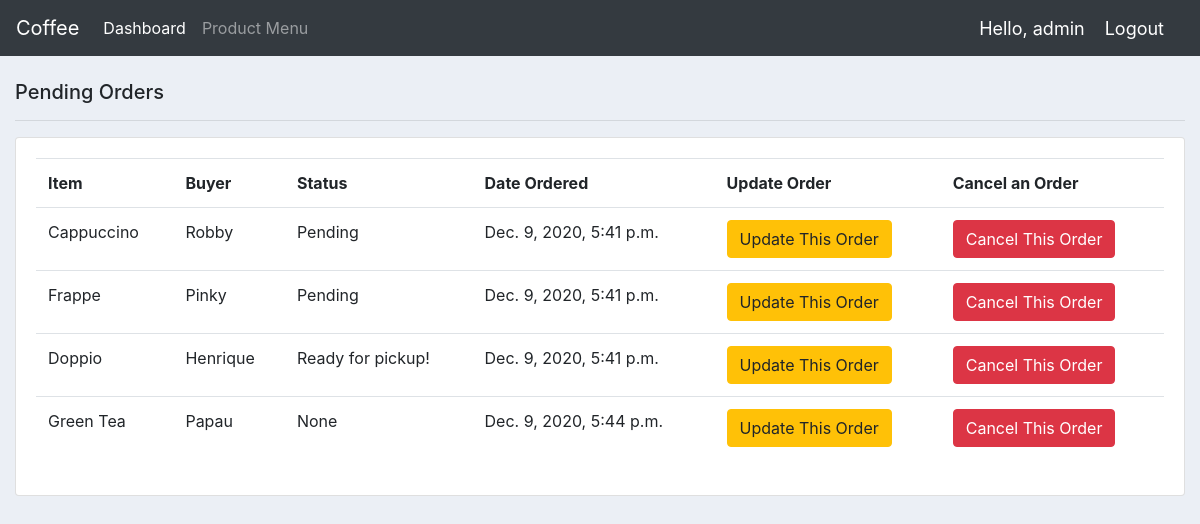
Screenshot of /employee/ (signed in) with the database file from the repository.
### accounts/models.py (models this page shows, shortened)
class Order(models.Model):
    STATUS = (
			('Pending', 'Pending'),
			('Ready for pickup!', 'Ready for pickup!'),
			)
    customer = models.CharField(max_length=200, null=True)
    product = models.ForeignKey(Product, null=True, on_delete= models.SET_NULL)
    date_created = models.DateTimeField(auto_now_add=True, null=True)
    status = models.CharField(max_length=200, null=True, choices=STATUS)

class Product(models.Model):
    CATEGORY = (
            ('Coffee', 'Coffee'),
            ('Tea', 'Tea'),
            ('Pastry', 'Pastry'),
    		)
    name = models.CharField(max_length=200, null=True)
    price = models.FloatField(null=True)
    category = models.CharField(max_length=200, null=True, choices=CATEGORY)
    tags = models.ManyToManyField(Tag)
    def __str__(self):
        return self.name

### accounts/views.py (the view)
# urls.py: path('employee/', views.employee, name='employee'),
@login_required(login_url='login')
def employee(request):
	orders = Order.objects.all()
	delivered = orders.filter(status='Delivered').count()
	pending = orders.filter(status='Pending').count()
	context = {'orders':orders,'delivered':delivered,
	'pending':pending }
	return render(request, 'accounts/dashboard.html', context)

### accounts/templates/accounts/dashboard.html
{%  extends 'accounts/employee_main.html' %}
{% block content %}
<br>
<div class="row">
	<div class="col-lg">
		<h5>Pending Orders</h5>
		<hr>
		<div class="card card-body">
			<table class="table table-hover table-responsive-xl">
				<tr>
					<th>Item</th>
					<th>Buyer</th>
					<th>Status</th>
					<th>Date Ordered</th>
					<th>Update Order</th>
                    <th>Cancel an Order</th>
				</tr>
				{% for order in orders %}
					<tr>
						<td>{{order.product}}</td>
						<td>{{order.customer}}</td>
						<td>{{order.status}}</td>
						<td>{{order.date_created}}</td>
						<td><a class="btn btn-warning" href="{% url 'update_order' order.id %}">Update This Order</a></td>
						<td><a class="btn btn-danger" href="{% url 'delete_order' order.id %}">Cancel This Order</a></td>
					</tr>
				{% endfor %}
			</table>
		</div>
	</div>
</div>
{% endblock %}

### accounts/templates/accounts/employee_navbar.html (shortened to what this page needs)
{% load static %}
<nav class="navbar navbar-expand-lg navbar-dark bg-dark">
    <a class="navbar-brand" href="{% url 'home' %}">Coffee</a>
    <div class="collapse navbar-collapse" id="navbarNav">
      <ul class="navbar-nav">
        <li class="nav-item active">
          <a class="nav-link" href="{% url 'home' %}">Dashboard</a>
        </li>
        <li class="nav-item">
          <a class="nav-link" href="{% url 'products' %}">Product Menu</a>
        </li>
      </ul>
    </div>
    <span class="hello-msg">Hello, {{request.user}}</span>
    <span ><a  class="hello-msg" href="{% url 'logout' %}">Logout</a></span>
  </nav>

### accounts/templates/accounts/employee_main.html (style rules this page uses)
body { background-color: #ebeff5; }

### accounts/templates/accounts/employee_navbar.html (style rules this page uses)
.hello-msg { font-size: 18px; color: #fff; margin-right: 20px; }

### rows the page displays
Order: product "Cappuccino", customer "Robby", status "Pending", date_created "Dec. 9, 2020, 5:41 p.m."
Order: product "Frappe", customer "Pinky", status "Pending", date_created "Dec. 9, 2020, 5:41 p.m."
Order: product "Doppio", customer "Henrique", status "Ready for pickup!", date_created "Dec. 9, 2020, 5:41 p.m."
Order: product "Green Tea", customer "Papau", status "None", date_created "Dec. 9, 2020, 5:44 p.m."

### other values shown
{{ request.user }} "admin"
